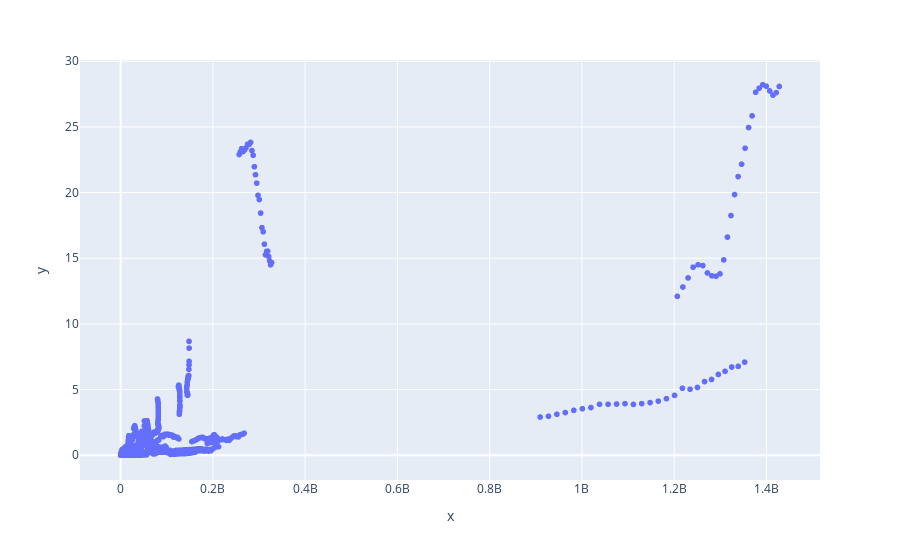

The notebook cell saved with this chart:
### Code cell
fig = px.scatter(x=df['Country.Population'], y=df['Emissions.Global Share.CO2.Total'])

fig.show()

### Figure 1 — Plotly figure (JSON) as saved in the notebook; plotly's stock layout.template omitted (floating-point values rounded to 4 significant figures; data arrays with more than 128 entries replaced by an {"elided": "..."} marker saying what was removed)
{"data": [{"hovertemplate": "x=%{x}<br>y=%{y}<extra></extra>", "legendgroup": "", "marker": {"color": "#636efa", "symbol": "circle"}, "mode": "markers", "name": "", "showlegend": false, "type": "scattergl", "x": {"elided": "2484 int values"}, "xaxis": "x", "y": {"elided": "2484 float values"}, "yaxis": "y"}], "layout": {"legend": {"tracegroupgap": 0}, "margin": {"t": 60}, "xaxis": {"anchor": "y", "domain": [0, 1], "title": {"text": "x"}}, "yaxis": {"anchor": "x", "domain": [0, 1], "title": {"text": "y"}}}}
